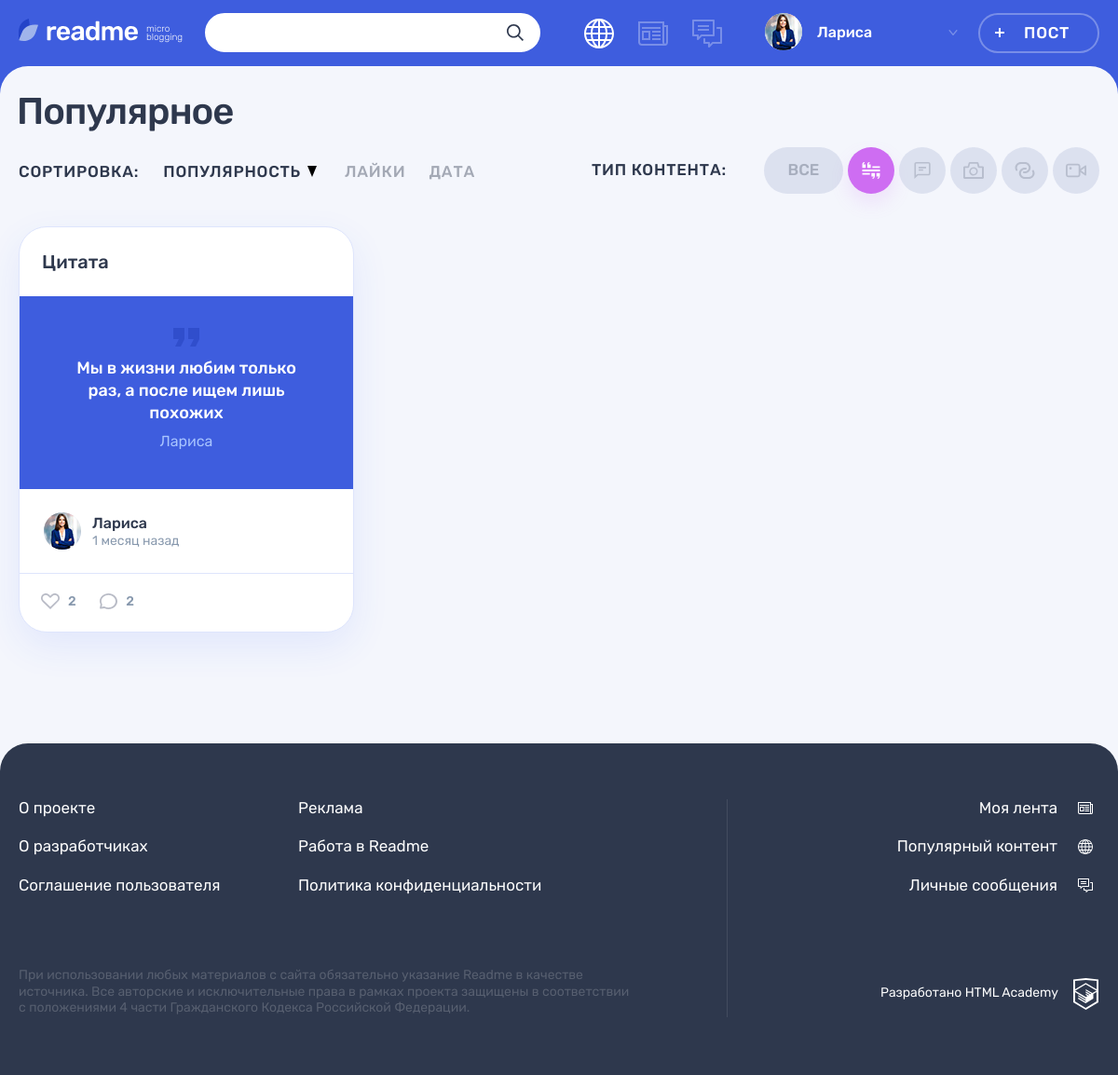
Screenshot of /popular.php?tab=1&sort=views (signed in) with the database file from the repository.
### tables this page shows
CREATE TABLE posts (
   id INT AUTO_INCREMENT PRIMARY KEY,
   author_id INT NOT NULL,
   title VARCHAR (128) NOT NULL,
   text TEXT NULL,
   image VARCHAR (255) NULL,
   video VARCHAR (255) NULL,
   link VARCHAR (255) NULL,
   views INT NULL,
   quote_author VARCHAR (128) NULL,
   type_id INT NOT NULL,
   dt_add TIMESTAMP DEFAULT CURRENT_TIMESTAMP,
   CONSTRAINT post_author_ref FOREIGN KEY (author_id) REFERENCES users (id) ON DELETE CASCADE,
   CONSTRAINT post_type_ref FOREIGN KEY (type_id) REFERENCES post_types (id) ON DELETE CASCADE
);

CREATE TABLE users (
   id INT AUTO_INCREMENT PRIMARY KEY,
   email VARCHAR (128) NOT NULL UNIQUE,
   login VARCHAR (32) NOT NULL UNIQUE,
   password CHAR (64) NOT NULL,
   avatar VARCHAR (255) NULL,
   dt_add TIMESTAMP DEFAULT CURRENT_TIMESTAMP
);

CREATE TABLE post_types (
   id INT AUTO_INCREMENT PRIMARY KEY,
   type VARCHAR (64) NOT NULL UNIQUE,
   name VARCHAR (64) NOT NULL UNIQUE
);

### templates/post-list.php (the view, shortened to what the rows shown need)
<section class="page__main page__main--popular">
  <div class="container">
    <h1 class="page__title page__title--popular">Популярное</h1>
  </div>
  <div class="popular container">
    <div class="popular__filters-wrapper">
      <div class="popular__filters filters">
        <ul class="popular__filters-list filters__list">
          <?php if (!empty($post_types)): ?>
            <?php foreach ($post_types as $post_type): ?>
              <?php
              $id = $post_type['id'] ?? null;
              $type = $post_type['type'] ?? null;
              $name = $post_type['name'] ?? null;
              $active_class = ($tab ?? '') == $id ? ' filters__button--active' : '';
              ?>
              <?php if ($type && $name): ?>
                <li class="popular__filters-item filters__item">
                  <a
                    class="filters__button button filters__button--<?= $type . $active_class ?>"
                    href="?<?= http_build_query(['tab' => $id, 'sort' => $sort ?? '']) ?>"
                  >
                    <svg class="filters__icon" width="22" height="18">
                      <use xlink:href="#icon-filter-<?= $type ?>"></use>
                    </svg>
                  </a>
                </li>
              <?php endif; ?>
            <?php endforeach; ?>
          <?php endif; ?>
        </ul>
      </div>
    </div>
    <?php if (!empty($posts)): ?>
      <?php $current_time = time(); ?>
      <div class="popular__posts">
        <?php foreach ($posts as $key => $post): ?>
          <?php
          $title = htmlspecialchars($post['title']) ?? '';
          $type = $post['type'] ?? '';
          $text = htmlspecialchars($post['text']) ?? '';
          $quote_author = htmlspecialchars($post['quote_author']) ?? '';
          $image = htmlspecialchars($post['image']) ?? '';
          $avatar = htmlspecialchars($post['avatar']) ?? '';
          $author = htmlspecialchars($post['author']) ?? '';
          $id = $post['id'] ?? '';
          $likes_count = $post['likes_count'] ?? 0;
          $comments_count = $post['comments_count'] ?? 0;
          $dt_add = $post['dt_add'] ?? '';
          ?>
          <article class="popular__post post post-<?= $type ?>">
            <header class="post__header">
              <h2>
                <a href="/post.php?id=<?=$id?>"><?= $title ?></a>
              </h2>
            </header>
            <?php if (boolval($type)): ?>
              <div class="post__main">
                <?php if ($type === 'text'): ?>
                  <?php $text = cropping_text($text); ?>
                  <p><?= $text['str'] ?></p>
                  <?php if (!$text['isLimited']):  ?>
                    <a class="post-text__more-link" href="#">Читать далее</a>
                  <?php endif; ?>
                <?php elseif ($type === 'quote'): ?>
                  <blockquote>
                    <p><?= $text ?></p>
                    <cite><?= $quote_author ?></cite>
                  </blockquote>
                <?php elseif ($type === 'photo'): ?>
                  <div class="post-photo__image-wrapper">
                    <img src="img/<?= $image ?>" alt="Фото от пользователя <?= $author ?>" width="360" height="240">
                  </div>
                <?php endif; ?>
              </div>
            <?php endif; ?>
            <footer class="post__footer">
              <div class="post__author">
                <a class="post__author-link" href="#" title="<?= $author ?>">
                  <div class="post__avatar-wrapper">
                    <img class="post__author-avatar" src="img/<?= $avatar ?>" alt="Аватар пользователя <?= $author ?>">
                  </div>
                  <div class="post__info">
                    <b class="post__author-name"><?= $author ?></b>
                    <time
                      class="post__time"
                      datetime="<?= strtotime($dt_add) ?>"
                      title="<?= date_format(date_create($dt_add), 'd.m.Y H:m'); ?>"
                    >
                      <?= relative_time($current_time - strtotime($dt_add)); ?> назад
                    </time>
                  </div>
                </a>
              </div>
              <div class="post__indicators">
                <div class="post__buttons">
                  <a class="post__indicator post__indicator--likes button" href="#" title="Лайк">
                    <svg class="post__indicator-icon" width="20" height="17">
                      <use xlink:href="#icon-heart"></use>
                    </svg>
                    <span><?= $likes_count ?></span>
                  </a>
                  <a class="post__indicator post__indicator--comments button" href="#" title="Комментарии">
                    <svg class="post__indicator-icon" width="19" height="17">
                      <use xlink:href="#icon-comment"></use>
                    </svg>
                    <span><?= $comments_count ?></span>
                  </a>
                </div>
              </div>
            </footer>
          </article>
        <?php endforeach; ?>
      </div>
    <?php endif; ?>
  </div>
</section>

### templates/layout.php (shortened to what the rows shown need)
<?php
$user = $user ?? [];
$is_auth = count($user) > 0;
$page = $page ?? '';
$isFeedPage = $page === 'feed';
$isPopularPage = $page === 'popular';
?>
<!DOCTYPE html>
<html lang="ru">
<head>
  <link rel="stylesheet" href="css/main.css">
</head>
<body class="page">
<header class="header">
  <div class="header__wrapper container">
    <div class="header__nav-wrapper">
        <nav class="header__nav">
          <?php if ($is_auth): ?>
            <ul class="header__my-nav">
              <li class="header__my-page header__my-page--popular">
                <a
                  class="header__page-link<?= add_class($isPopularPage, ' header__page-link--active') ?>"
                  href="<?= $isPopularPage ? '#' : 'popular.php' ?>"
                  title="Популярный контент"
                >
                </a>
              </li>
              <li class="header__my-page header__my-page--feed">
                <a
                  class="header__page-link<?= add_class($isFeedPage, ' header__page-link--active') ?>"
                  href="<?= $isFeedPage ? '#' : '/feed.php' ?>"
                  title="Моя лента"
                >
                </a>
              </li>
              <li class="header__my-page header__my-page--messages">
                <a class="header__page-link" href="messages.html" title="Личные сообщения">
                </a>
              </li>
            </ul>
            <ul class="header__user-nav">
              <li class="header__profile">
                <a class="header__profile-link" href="#">
                  <div class="header__avatar-wrapper">
                    <img
                      class="header__profile-avatar"
                      src="img/<?= $user['avatar'] ?? '' ?>"
                      alt="Аватар профиля"
                    >
                  </div>
                  <div class="header__profile-name">
                    <span>
                      <?= $user['login'] ?? '' ?>
                    </span>
                    <svg class="header__link-arrow" width="10" height="6">
                      <use xlink:href="#icon-arrow-right-ad"></use>
                    </svg>
                  </div>
                </a>
              </li>
              <li>
                <a class="header__post-button button button--transparent" href="/add.php">Пост</a>
              </li>
            </ul>
          <?php endif; ?>
        </nav>
    </div>
  </div>
</header>
<?= $content ?? '' ?>
</body>
</html>

### rows the page displays
posts: author.avatar (picture), title "Цитата", text "Мы в жизни любим только раз, а после ищем лишь похожих", quote_author "Лариса", author.login "Лариса", relative_time($current_time-strtotime($dt_add)) "1 месяц", likes_count "2", comments_count "2"

### other values shown
$user['login'] "Лариса"
